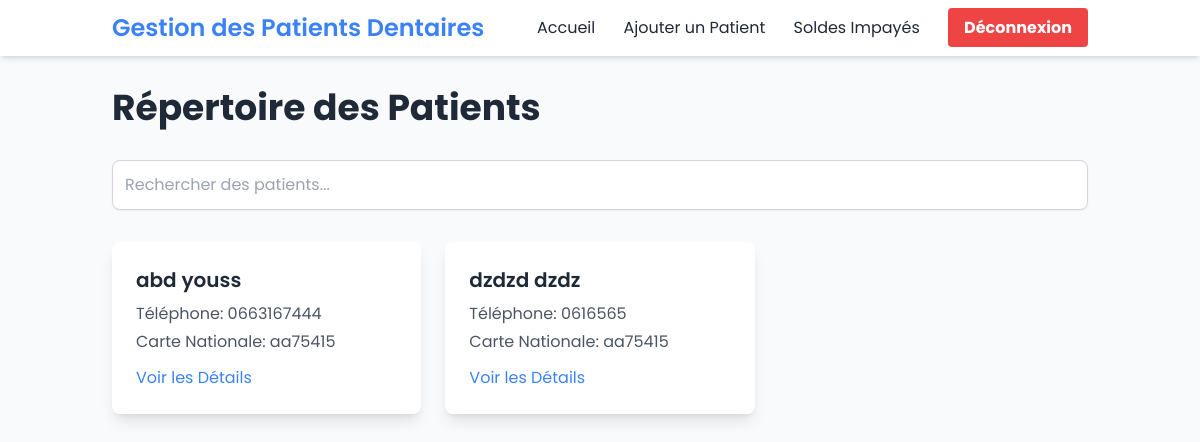
The app's page / (signed in) with its own data.
### app.py (models this page shows)
class Patient(db.Model):
    id = db.Column(db.Integer, primary_key=True)
    nom = db.Column(db.String(100), nullable=False)
    prenom = db.Column(db.String(100), nullable=False)
    telephone = db.Column(db.String(20), nullable=False)
    numero_carte_national = db.Column(db.String(50), nullable=False)
    assurance = db.Column(db.String(100))
    profession = db.Column(db.String(100))
    maladie = db.Column(db.String(200))
    observation = db.Column(db.Text)
    visits = db.relationship('Visit', backref='patient', lazy=True)

### app.py (the view)
@app.route('/')
@login_required
def index():
    patients = Patient.query.all()
    return render_template('index.html', patients=patients)

### app.py (called while the page is built)
@login_manager.user_loader
def load_user(user_id):
    return User.query.get(int(user_id))

### templates/index.html (shortened to what this page needs)
<!DOCTYPE html>
<html lang="fr">
<head>
    <script src="https://cdn.tailwindcss.com"></script>
</head>
<body class="bg-gray-50 min-h-screen font-sans">
    <nav class="bg-white shadow-md">
        <div class="container mx-auto px-6 py-3">
            <div class="flex justify-between items-center">
                <div class="text-2xl font-semibold text-primary">
                    Gestion des Patients Dentaires
                </div>
                <div>
                    <a href="{{ url_for('index') }}" class="text-gray-800 hover:text-primary mx-3 transition-all">Accueil</a>
                    <a href="{{ url_for('add_patient') }}" class="text-gray-800 hover:text-primary mx-3 transition-all">Ajouter un Patient</a>
                    <a href="{{ url_for('unpaid_balances') }}" class="text-gray-800 hover:text-primary mx-3 transition-all">Soldes Impayés</a>
                    <a href="{{ url_for('logout') }}" class="bg-red-500 hover:bg-red-600 text-white font-bold py-2 px-4 rounded transition-all ml-3">Déconnexion</a>
                </div>
            </div>
        </div>
    </nav>
    <div class="container mx-auto px-6 py-8">
        <h1 class="text-4xl font-bold text-gray-800 mb-8">Répertoire des Patients</h1>
        <div class="mb-8">
            <input type="text" id="search-input" placeholder="Rechercher des patients..." class="w-full p-3 border border-gray-300 rounded-lg focus:outline-none focus:ring-2 focus:ring-primary focus:border-transparent shadow-sm transition-all">
        </div>
        <div id="patient-list" class="grid gap-6 md:grid-cols-2 lg:grid-cols-3">
            {% for patient in patients %}
            <div class="bg-white shadow-lg rounded-lg p-6 hover:shadow-xl transition-all">
                <h3 class="text-xl font-semibold text-gray-800 mb-2">{{ patient.nom }} {{ patient.prenom }}</h3>
                <p class="text-gray-600 mb-1">Téléphone: {{ patient.telephone }}</p>
                <p class="text-gray-600 mb-3">Carte Nationale: {{ patient.numero_carte_national }}</p>
                <a href="{{ url_for('patient_detail', patient_id=patient.id) }}" class="text-primary hover:text-accent transition-all">Voir les Détails</a>
            </div>
            {% endfor %}
        </div>
    </div>
</body>
</html>

### templates/index.html (style rules this page uses)
.transition-all { transition: all 0.3s ease; }

### records on screen
Patient: nom "abd", prenom "youss", telephone "0663167444", numero_carte_national "aa75415"
Patient: nom "dzdzd", prenom "dzdz", telephone "0616565", numero_carte_national "aa75415"
